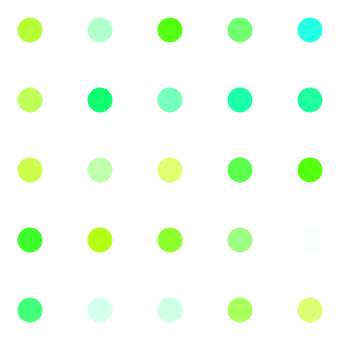
Frame 1 (no input)
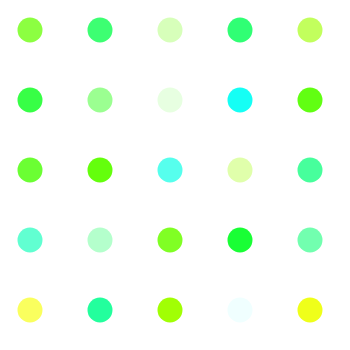
Frame 60 (no input)
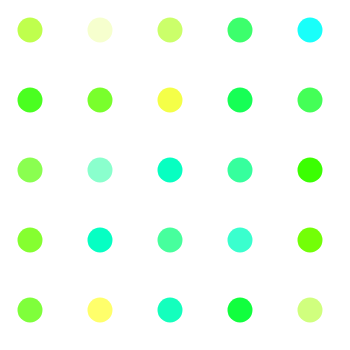
Frame 120 (the mouse pressed at the canvas centre since frame 60)

The p5.js sketch that drew these frames (run headless with seeded random() and noise() and a simulated clock; from frame 60 on, the mouse is pressed at the canvas centre):

// p5.js sketch
// ── sketch.js
function setup() {
  createCanvas(350, 350);
}

function draw() {
  background(255);
  noStroke();
  
  for(var x = 30; x <= width; x+=70){
     for(var y = 30; y <= height; y+=70){
    fill(random(255), 255, random(255));
    ellipse(x, y, 25, 25);
    }
  }
} 
